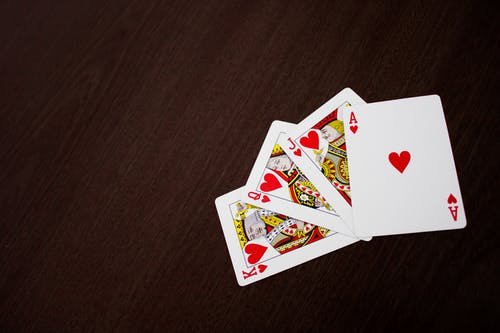
#> input picture reso/cards.jpeg, 500 x 333 px, found by its file name
$ python warp_prespective.py
#> lines starting #> are read from the running program, lines starting #| are printed output that depends on the picture
import cv2
import numpy as np

img = cv2.imread("reso/cards.jpeg")
#> img is the input picture: shape (333, 500, 3); mean B, G, R 46.1, 50.9, 69.1
width,height= 330,500
pts1 = np.float32([[(342,107)],[(438,95)],[(355,236)],[(465,225)]])
pts2 = np.float32([[(0,0)],[(width,0)],[(0,height)],[(width,height)]])

matrix = cv2.getPerspectiveTransform(pts1,pts2)
imgOutput = cv2.warpPerspective(img,matrix,(width,height))
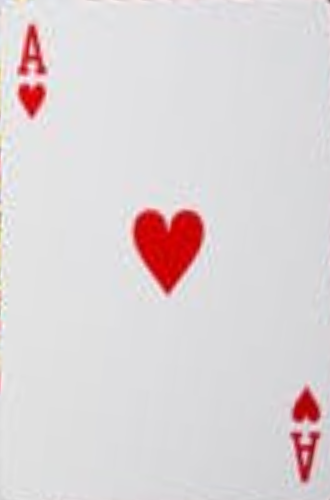
#> imgOutput: shape (500, 330, 3); mean B, G, R 214.9, 213.1, 220.9

cv2.imshow("image", img)
cv2.imshow("presective", imgOutput)

cv2.waitKey(0)
